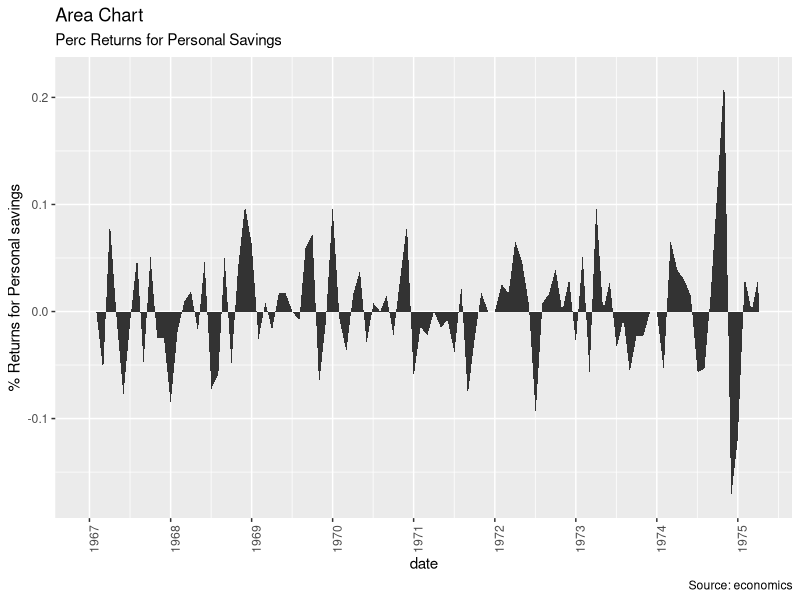

Here is the R script that generated this plot:
## ---- chunk 1
knitr::opts_chunk$set(echo = FALSE, message = FALSE)
## ---- chunk 2
library(ggplot2)
library(quantmod)
data("economics", package = "ggplot2")

# Compute % Returns
economics$returns_perc <- c(0, diff(economics$psavert)/economics$psavert[-length(economics$psavert)])

# Create break points and labels for axis ticks
brks <- economics$date[seq(1, length(economics$date), 12)]
lbls <- lubridate::year(economics$date[seq(1, length(economics$date), 12)])

# Plot
ggplot(economics[1:100, ], aes(date, returns_perc)) + 
  geom_area() + 
  scale_x_date(breaks=brks, labels=lbls) + 
  theme(axis.text.x = element_text(angle=90)) + 
  labs(title="Area Chart", 
       subtitle = "Perc Returns for Personal Savings", 
       y="% Returns for Personal savings", 
       caption="Source: economics")
## ---- chunk 3
head(economics, n = 3L)
